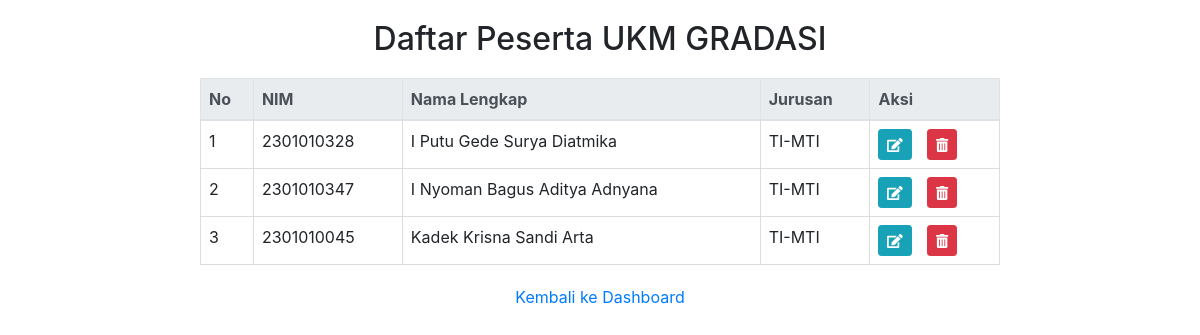
Page /gradasi/admin/daftar-peserta/list_users.php on the committed database.
### tables this page shows
CREATE TABLE `users` (
  `id` int NOT NULL,
  `nama_lengkap` varchar(100) NOT NULL,
  `nim` varchar(20) NOT NULL,
  `jurusan` varchar(50) NOT NULL,
  `email` varchar(100) NOT NULL,
  `no_telepon` varchar(20) NOT NULL,
  `jenis_kelamin` enum('Laki-laki','Perempuan') NOT NULL,
  `password` varchar(255) NOT NULL,
  `reset_token` varchar(255) DEFAULT NULL,
  `token_created_at` datetime DEFAULT NULL
);

### gradasi/admin/daftar-peserta/list_users.php (the view, shortened to what this page needs)
<!DOCTYPE html>
<html lang="en">
<head>
    <link rel="stylesheet" href="https://stackpath.bootstrapcdn.com/bootstrap/4.5.2/css/bootstrap.min.css">
    <link rel="stylesheet" href="https://cdnjs.cloudflare.com/ajax/libs/font-awesome/5.15.4/css/all.min.css">
</head>
<body>
    <div class="table-container">
        <h2 class="text-center">Daftar Peserta UKM GRADASI</h2>
        <?php
        $host = 'localhost';
        $user = 'root';
        $pass = '';
        $db_name = 'ukm';
        $conn = new mysqli($host, $user, $pass, $db_name);
        $sql = "SELECT nim, nama_lengkap, jurusan FROM users";
        $result = $conn->query($sql);
        if ($result->num_rows > 0) {
            echo "<table class='table'>
                    <thead class='thead-light'>
                        <tr>
                            <th>No</th>
                            <th>NIM</th>
                            <th>Nama Lengkap</th>
                            <th>Jurusan</th>
                            <th>Aksi</th>
                        </tr>
                    </thead>
                    <tbody>";
            $no = 1;
            while($row = $result->fetch_assoc()) {
                echo "<tr>";
                echo "<td>" . $no++ . "</td>";
                echo "<td>" . $row['nim'] . "</td>";
                echo "<td>" . $row['nama_lengkap'] . "</td>";
                echo "<td>" . $row['jurusan'] . "</td>";
                echo "<td>
                        <a href='edit_users.php?id=" . $row['nim'] . "' class='btn btn-info btn-sm edit-btn'><i class='fas fa-edit'></i></a>
                        <button class='btn btn-danger btn-sm delete-btn' data-nim='" . $row['nim'] . "' data-nama='" . $row['nama_lengkap'] . "'><i class='fas fa-trash-alt'></i></button>
                      </td>";
                echo "</tr>";
            }
            echo "</tbody></table>";
        } else {
            echo "<p class='text-center'>Tidak ada pengguna yang terdaftar.</p>";
        }
        ?>
    </div>
    <div class="back-to-dashboard">
        <p><a href="../homepage_admin_gradasi.html">Kembali ke Dashboard</a></p>
    </div>
</body>
</html>

### gradasi/admin/daftar-peserta/list_users.php (style rules this page uses)
body { padding: 20px; }
.table-container { max-width: 800px; margin: auto; }
.table-container table { width: 100%; border-collapse: collapse; margin-top: 20px; }
.table-container th, .table-container td { padding: 8px; text-align: left; border: 1px solid #ddd; }
.table-container th { background-color: #f2f2f2; }
.table-container td a { color: #fff; text-decoration: none; margin-right: 10px; }
.back-to-dashboard { text-align: center; margin-top: 20px; }

### rows in the picture
users: nim "2301010328", nama_lengkap "I Putu Gede Surya Diatmika", jurusan "TI-MTI"
users: nim "2301010347", nama_lengkap "I Nyoman Bagus Aditya Adnyana", jurusan "TI-MTI"
users: nim "2301010045", nama_lengkap "Kadek Krisna Sandi Arta", jurusan "TI-MTI"
